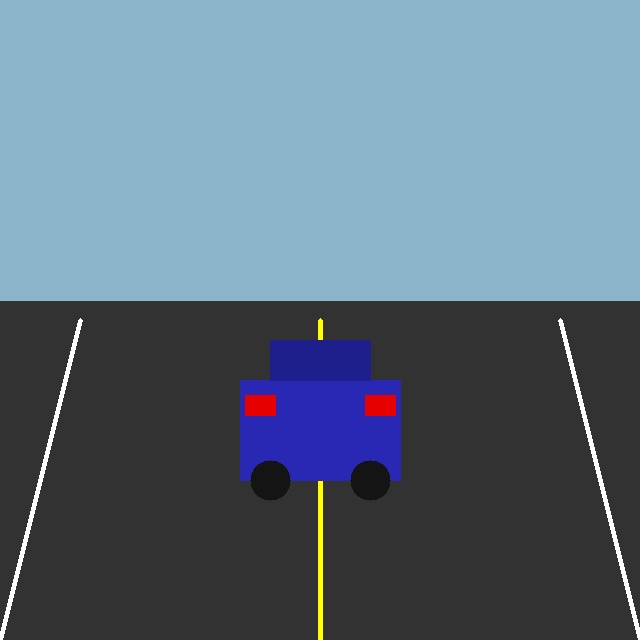
#> input picture AIML-04/sample_road.jpg, 640 x 640 px
$ python lane_detection.py
#> lines starting #> are read from the running program, lines starting #| are printed output that depends on the picture; after the words box and inside, x2 and y2 are one past the last pixel; in counts of white or black regions, pixels touching at a corner belong together
"""
Autonomous Driving Perception Stack - Module 3: Lane Detection
Performs classical computer vision lane detection, curve fitting, curvature estimation,
and vehicle offset calculation on road images using OpenCV and NumPy.
"""

from pathlib import Path
import cv2
import numpy as np


def preprocess_frame(img: np.ndarray) -> np.ndarray:
    """
    Applies HLS color filtering (white and yellow) and Canny edge detection,
    followed by a Region of Interest (ROI) mask to extract lane line candidates.
    """
    h, w = img.shape[:2]

    # 1. HLS Color Space Thresholding
    hls = cv2.cvtColor(img, cv2.COLOR_BGR2HLS)
    h_ch = hls[:, :, 0]
    l_ch = hls[:, :, 1]
    s_ch = hls[:, :, 2]

    # White lane mask (high lightness)
    white_mask = np.uint8(l_ch > 180) * 255

    # Yellow lane mask (hue between 15 and 35, high saturation and moderate lightness)
    yellow_mask = np.uint8((h_ch >= 15) & (h_ch <= 35) & (s_ch > 70) & (l_ch > 60)) * 255

    color_binary = cv2.bitwise_or(white_mask, yellow_mask)

    # 2. Gaussian Blur & Canny Edge Detection
    blur = cv2.GaussianBlur(l_ch, (5, 5), 0)
    canny = cv2.Canny(blur, 50, 150)

    # Combine color and edge information
    combined_binary = cv2.bitwise_or(color_binary, canny)

    # 3. Region of Interest (ROI) Trapezoid Mask
    roi_mask = np.zeros_like(combined_binary)
    roi_corners = np.array([[
        (int(w * 0.0), h),
        (int(w * 0.10), int(h * 0.48)),
        (int(w * 0.90), int(h * 0.48)),
        (int(w * 1.0), h)
    ]], dtype=np.int32)
    cv2.fillPoly(roi_mask, roi_corners, 255)

    roi_binary = cv2.bitwise_and(combined_binary, roi_mask)
    return roi_binary


def get_perspective_matrices(h: int, w: int):
    """
    Computes Bird's Eye View transformation matrices (M and Minv)
    for Inverse Perspective Mapping (IPM).
    """
    src = np.float32([
        [w * 0.05, h],
        [w * 0.15, h * 0.50],
        [w * 0.85, h * 0.50],
        [w * 0.95, h]
    ])
    dst = np.float32([
        [w * 0.15, h],
        [w * 0.15, 0],
        [w * 0.85, 0],
        [w * 0.85, h]
    ])

    M = cv2.getPerspectiveTransform(src, dst)
    Minv = cv2.getPerspectiveTransform(dst, src)
    return M, Minv


def find_lane_pixels_sliding_window(warped_binary: np.ndarray):
    """
    Locates left and right lane boundary pixels using vertical histogram peaks
    and a multi-window sliding search.
    """
    h, w = warped_binary.shape[:2]

    # Histogram of bottom half of warped binary image
    histogram = np.sum(warped_binary[h // 2:, :], axis=0)
    midpoint = int(histogram.shape[0] // 2)

    leftx_base = np.argmax(histogram[:midpoint])
    rightx_base = np.argmax(histogram[midpoint:]) + midpoint

    nwindows = 9
    window_height = int(h // nwindows)
    margin = 60
    minpix = 30

    nonzero = warped_binary.nonzero()
    nonzeroy = np.array(nonzero[0])
    nonzerox = np.array(nonzero[1])

    leftx_current = leftx_base
    rightx_current = rightx_base

    left_lane_inds = []
    right_lane_inds = []

    for window in range(nwindows):
        win_y_low = h - (window + 1) * window_height
        win_y_high = h - window * window_height
        win_xleft_low = leftx_current - margin
        win_xleft_high = leftx_current + margin
        win_xright_low = rightx_current - margin
        win_xright_high = rightx_current + margin

        good_left_inds = ((nonzeroy >= win_y_low) & (nonzeroy < win_y_high) &
                          (nonzerox >= win_xleft_low) & (nonzerox < win_xleft_high)).nonzero()[0]
        good_right_inds = ((nonzeroy >= win_y_low) & (nonzeroy < win_y_high) &
                           (nonzerox >= win_xright_low) & (nonzerox < win_xright_high)).nonzero()[0]

        left_lane_inds.append(good_left_inds)
        right_lane_inds.append(good_right_inds)

        if len(good_left_inds) > minpix:
            leftx_current = int(np.mean(nonzerox[good_left_inds]))
        if len(good_right_inds) > minpix:
            rightx_current = int(np.mean(nonzerox[good_right_inds]))

    left_lane_inds = np.concatenate(left_lane_inds)
    right_lane_inds = np.concatenate(right_lane_inds)

    leftx = nonzerox[left_lane_inds]
    lefty = nonzeroy[left_lane_inds]
    rightx = nonzerox[right_lane_inds]
    righty = nonzeroy[right_lane_inds]

    return leftx, lefty, rightx, righty


def validate_lane_geometry(left_fit, right_fit, h: int, xm_per_pix: float = 3.7 / 700.0) -> tuple[bool, str]:
    """
    Validates that fitted left and right polynomial curves form a physically plausible lane corridor.
    Checks:
    1. Non-crossing constraint: x_right(y) > x_left(y) for all y.
    2. Plausible lane width bounds (between 2.2m and 5.2m in real-world metric space).
    """
    ploty = np.linspace(0, h - 1, 20)
    left_x = left_fit[0] * ploty ** 2 + left_fit[1] * ploty + left_fit[2]
    right_x = right_fit[0] * ploty ** 2 + right_fit[1] * ploty + right_fit[2]

    # Check 1: Non-crossing verification
    separations = right_x - left_x
    if np.any(separations <= 0):
        return False, "Validation Failed: Left and right lane boundaries cross each other."

    # Check 2: Plausible highway lane width (standard: ~3.7m)
    min_width_m = float(np.min(separations) * xm_per_pix)
    max_width_m = float(np.max(separations) * xm_per_pix)

    if min_width_m < 2.2:
        return False, f"Validation Failed: Lane width too narrow ({min_width_m:.2f} m < 2.2 m)."
    if max_width_m > 5.2:
        return False, f"Validation Failed: Lane width too wide ({max_width_m:.2f} m > 5.2 m)."

    return True, f"Geometry Validated (Corridor width: {min_width_m:.2f}m – {max_width_m:.2f}m)"


def fit_polynomial_and_curvature(leftx, lefty, rightx, righty, h, w):
    """
    Fits 2nd-order polynomials (x = Ay^2 + By + C) to left and right lane pixels,
    validates geometry, and computes estimated road curvature and vehicle lateral offset.
    """
    # Strict minimum pixel count check to reject weak/noisy fits
    if len(leftx) < 150 or len(rightx) < 150:
        print(f"[WARN] Insufficient lane pixels (Left={len(leftx)}, Right={len(rightx)} < 150 threshold).")
        return None, None, None, None

    # Fit 2nd-order polynomial in pixel space
    left_fit = np.polyfit(lefty, leftx, 2)
    right_fit = np.polyfit(righty, rightx, 2)

    # Conversions in x and y from pixels space to real-world meters (US/EU highway approximation)
    ym_per_pix = 30.0 / 720.0  # meters per pixel in y dimension
    xm_per_pix = 3.7 / 700.0   # meters per pixel in x dimension (standard 3.7m lane width)

    # Geometry validation (crossing and width bounds)
    is_valid, validation_msg = validate_lane_geometry(left_fit, right_fit, h, xm_per_pix)
    if not is_valid:
        print(f"[ERROR] {validation_msg}")
        return None, None, None, None
    print(f"[INFO] {validation_msg}")

    # Fit polynomials to real-world coordinates
    y_eval = h - 1
    left_fit_cr = np.polyfit(lefty * ym_per_pix, leftx * xm_per_pix, 2)
    right_fit_cr = np.polyfit(righty * ym_per_pix, rightx * xm_per_pix, 2)

    # Curvature calculation: R = ((1 + (2Ay + B)^2)^1.5) / |2A|
    left_curvature_m = ((1 + (2 * left_fit_cr[0] * y_eval * ym_per_pix + left_fit_cr[1]) ** 2) ** 1.5) / (np.abs(2 * left_fit_cr[0]) + 1e-7)
    right_curvature_m = ((1 + (2 * right_fit_cr[0] * y_eval * ym_per_pix + right_fit_cr[1]) ** 2) ** 1.5) / (np.abs(2 * right_fit_cr[0]) + 1e-7)
    estimated_curvature_m = float((left_curvature_m + right_curvature_m) / 2.0)

    # Vehicle Center Offset Calculation:
    # Position of left and right lane at bottom of the frame
    left_bottom_x = left_fit[0] * (h ** 2) + left_fit[1] * h + left_fit[2]
    right_bottom_x = right_fit[0] * (h ** 2) + right_fit[1] * h + right_fit[2]
    lane_center_x = (left_bottom_x + right_bottom_x) / 2.0
    car_center_x = w / 2.0

    # Positive = vehicle is right of center; Negative = vehicle is left of center
    estimated_offset_m = float((car_center_x - lane_center_x) * xm_per_pix)

    return left_fit, right_fit, estimated_curvature_m, estimated_offset_m


def render_lane_corridor(original_img, left_fit, right_fit, Minv, curvature_m, offset_m):
    """
    Draws the green drivable lane corridor and boundary curves on a top-down canvas,
    unwarps back to the driver perspective, and overlays perception telemetry.
    """
    h, w = original_img.shape[:2]
    ploty = np.linspace(0, h - 1, h)

    left_fitx = left_fit[0] * ploty ** 2 + left_fit[1] * ploty + left_fit[2]
    right_fitx = right_fit[0] * ploty ** 2 + right_fit[1] * ploty + right_fit[2]

    # Create top-down color canvas
    color_warp = np.zeros_like(original_img)

    pts_left = np.array([np.transpose(np.vstack([left_fitx, ploty]))])
    pts_right = np.array([np.flipud(np.transpose(np.vstack([right_fitx, ploty])))])
    pts = np.hstack((pts_left, pts_right))

    # Fill green drivable corridor
    cv2.fillPoly(color_warp, np.int_([pts]), (0, 220, 0))

    # Draw colored boundary lines
    cv2.polylines(color_warp, np.int_([pts_left]), isClosed=False, color=(255, 200, 0), thickness=16)
    cv2.polylines(color_warp, np.int_([pts_right]), isClosed=False, color=(0, 100, 255), thickness=16)

    # Unwarp top-down corridor back to driver camera perspective
    unwarped_lane = cv2.warpPerspective(color_warp, Minv, (w, h))

    # Blend with original camera frame
    annotated = cv2.addWeighted(original_img, 1.0, unwarped_lane, 0.40, 0)

    # Format telemetry strings with explicit (Estimate) labeling
    if curvature_m > 5000:
        curv_str = "Estimated Curvature: Straight (> 5000 m) [Estimate]"
    else:
        direction = "Left" if left_fit[0] < 0 else "Right"
        curv_str = f"Estimated Curvature: {curvature_m:.1f} m (Curve {direction}) [Estimate]"

    if abs(offset_m) < 0.03:
        offset_str = "Estimated Vehicle Offset: +0.00 m (Centered) [Estimate]"
    elif offset_m > 0:
        offset_str = f"Estimated Vehicle Offset: {offset_m:+.2f} m (Right of Center) [Estimate]"
    else:
        offset_str = f"Estimated Vehicle Offset: {offset_m:+.2f} m (Left of Center) [Estimate]"

    # Perception HUD Overlay
    cv2.rectangle(annotated, (10, 10), (620, 96), (0, 0, 0), -1)
    cv2.rectangle(annotated, (10, 10), (620, 96), (70, 70, 70), 2)

    cv2.putText(annotated, "MODULE 3: LANE PERCEPTION STACK", (20, 32),
                cv2.FONT_HERSHEY_SIMPLEX, 0.55, (0, 255, 255), 2)
    cv2.putText(annotated, curv_str, (20, 58),
                cv2.FONT_HERSHEY_SIMPLEX, 0.48, (255, 255, 255), 1)
    cv2.putText(annotated, offset_str, (20, 82),
                cv2.FONT_HERSHEY_SIMPLEX, 0.48, (0, 255, 0), 1)

    return annotated


def run_lane_detection(input_image_path: Path, output_image_path: Path):
    print("=" * 70)
    print("MODULE 3: CLASSICAL COMPUTER VISION LANE DETECTION")
    print("=" * 70)

    if not input_image_path.exists():
        raise FileNotFoundError(f"Input image not found: {input_image_path}")

    img = cv2.imread(str(input_image_path))
#> img is the input picture: shape (640, 640, 3); mean B, G, R 126.8, 112.2, 93.7
    if img is None:
        raise RuntimeError(f"cv2.imread failed to load: {input_image_path}")

    h, w = img.shape[:2]
    print(f"[INFO] Input Image: {input_image_path.name} | Dimensions: {w}x{h}")
#| [INFO] Input Image: sample_road.jpg | Dimensions: 640x640

    # 1. Preprocessing & Edge/Color Filtering
    roi_binary = preprocess_frame(img)
#> in preprocess_frame, `h_ch = hls[:, :, 0]`:
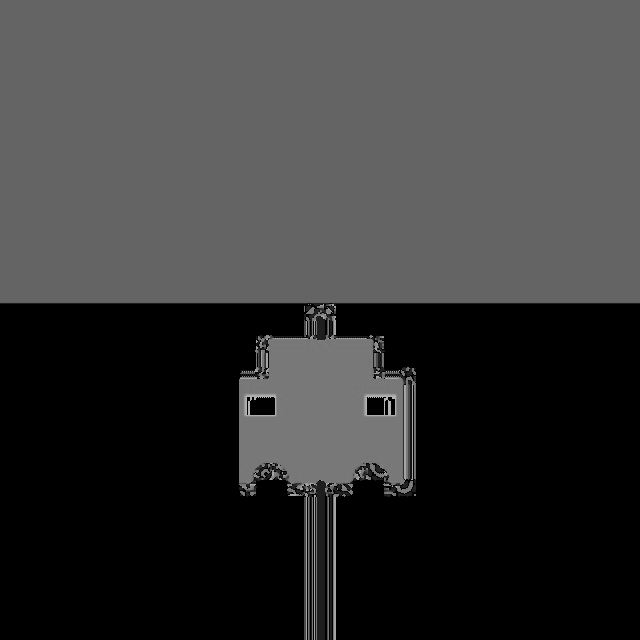
#> h_ch: shape (640, 640); min 0, max 180, mean 54.9
#> in preprocess_frame, `l_ch = hls[:, :, 1]`:
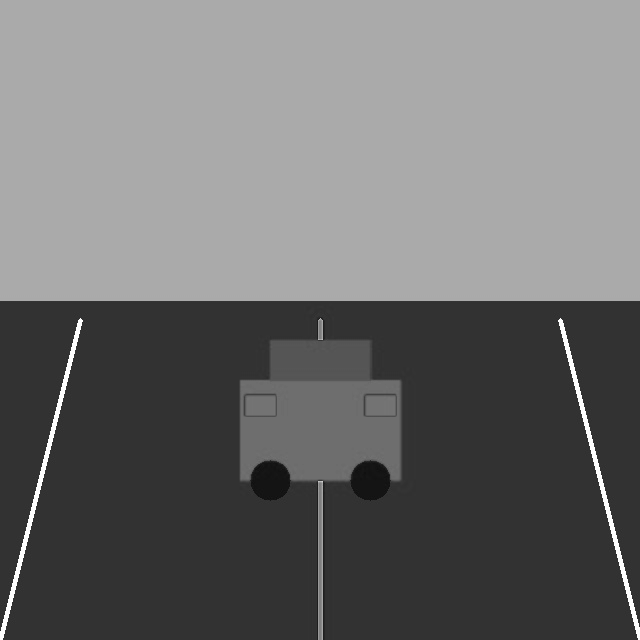
#> l_ch: shape (640, 640); min 14, max 255, mean 110.5
#> in preprocess_frame, `s_ch = hls[:, :, 2]`:
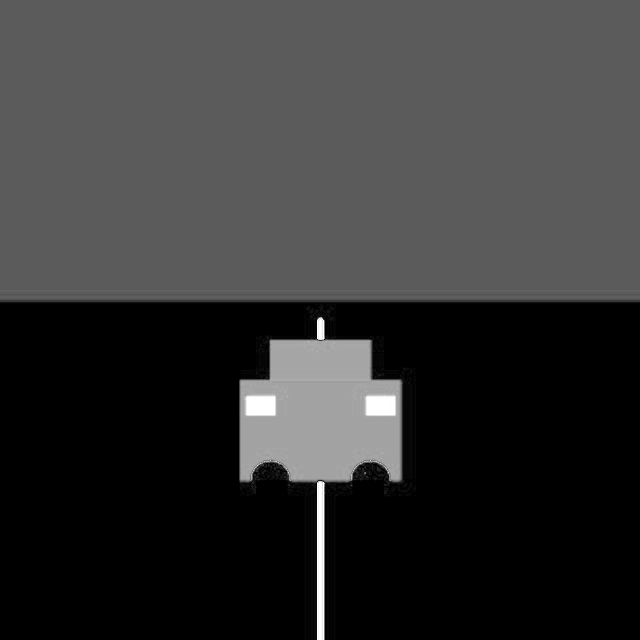
#> s_ch: shape (640, 640); min 0, max 255, mean 51.8
#> in preprocess_frame, `white_mask = np.uint8(l_ch > 180) * 255`:
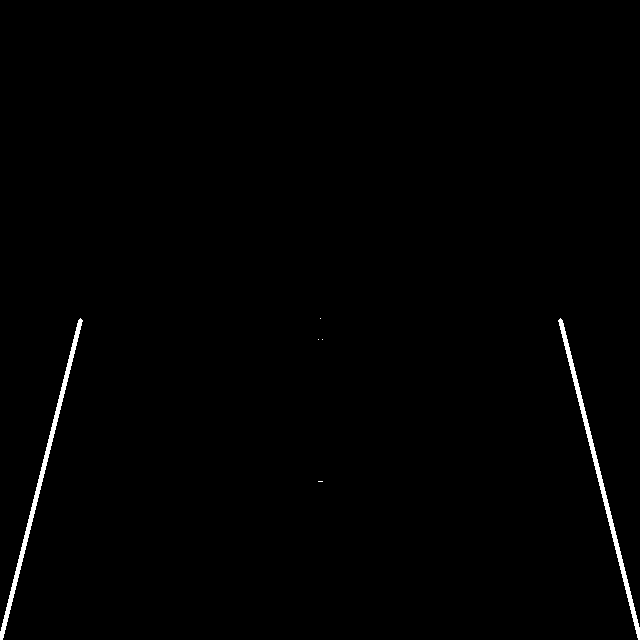
#> white_mask: shape (640, 640); 0.74% white; 6 white regions (4 under 20 px), largest, box (x1, y1, x2, y2) and area: (0, 318, 83, 640) 1518, (558, 318, 640, 640) 1509
#> in preprocess_frame, `cv2.fillPoly(roi_mask, roi_corners, 255)`:
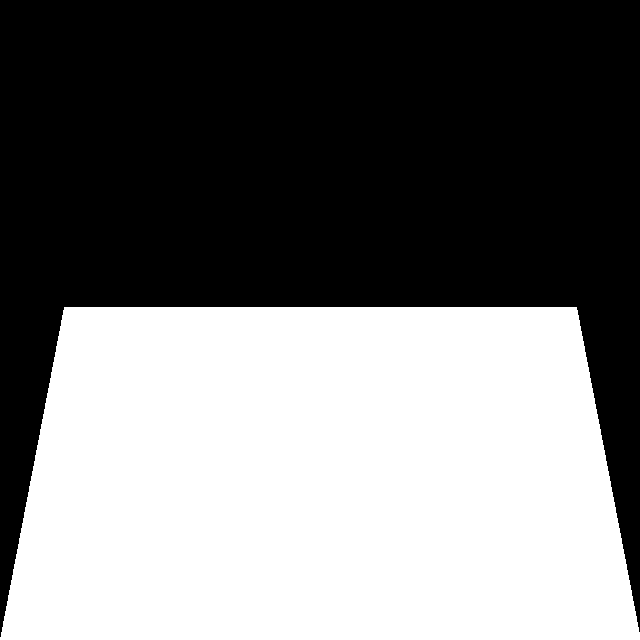
#> roi_mask: shape (640, 640); 46.9% white; 1 white region, box (x1, y1, x2, y2) and area: (0, 307, 640, 640) 192132
#> in preprocess_frame, `roi_binary = cv2.bitwise_and(combined_binary, roi_mask)`:
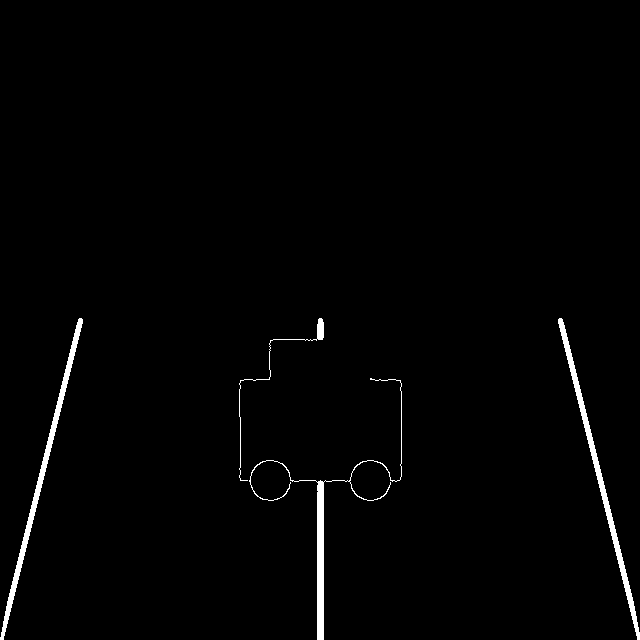
#> roi_binary: shape (640, 640); 1.4% white; 4 white regions, box (x1, y1, x2, y2) and area: (0, 318, 83, 640) 1806, (558, 318, 640, 640) 1802, (249, 378, 402, 640) 1599, (239, 318, 324, 481) 362

    # 2. Perspective Transform (Bird's Eye View)
    M, Minv = get_perspective_matrices(h, w)
    warped_binary = cv2.warpPerspective(roi_binary, M, (w, h), flags=cv2.INTER_LINEAR)
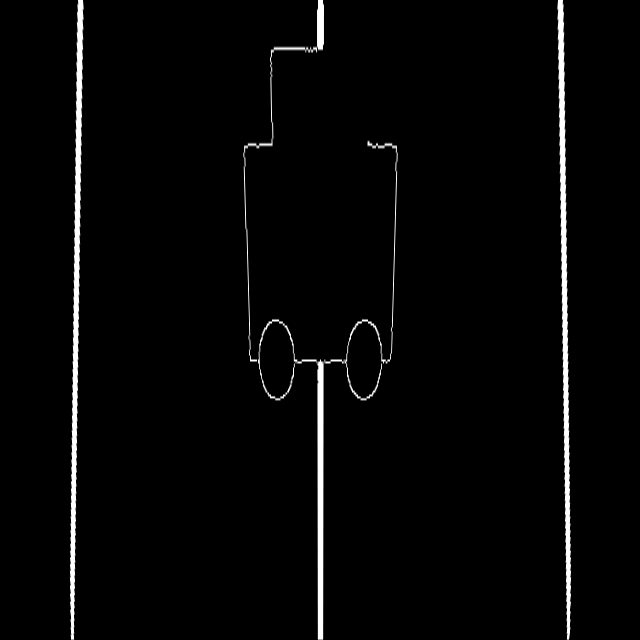
#> warped_binary: shape (640, 640); min 0, max 255, mean 6

    # 3. Sliding Window Search
    leftx, lefty, rightx, righty = find_lane_pixels_sliding_window(warped_binary)
#> in find_lane_pixels_sliding_window, `histogram = np.sum(warped_binary[h // 2:, :], axis=0)`: histogram = 640 values, max 78269 at index 73, min 0 at index 0, mean 2088.4
#> (the rest of the program and of its run is left out)
